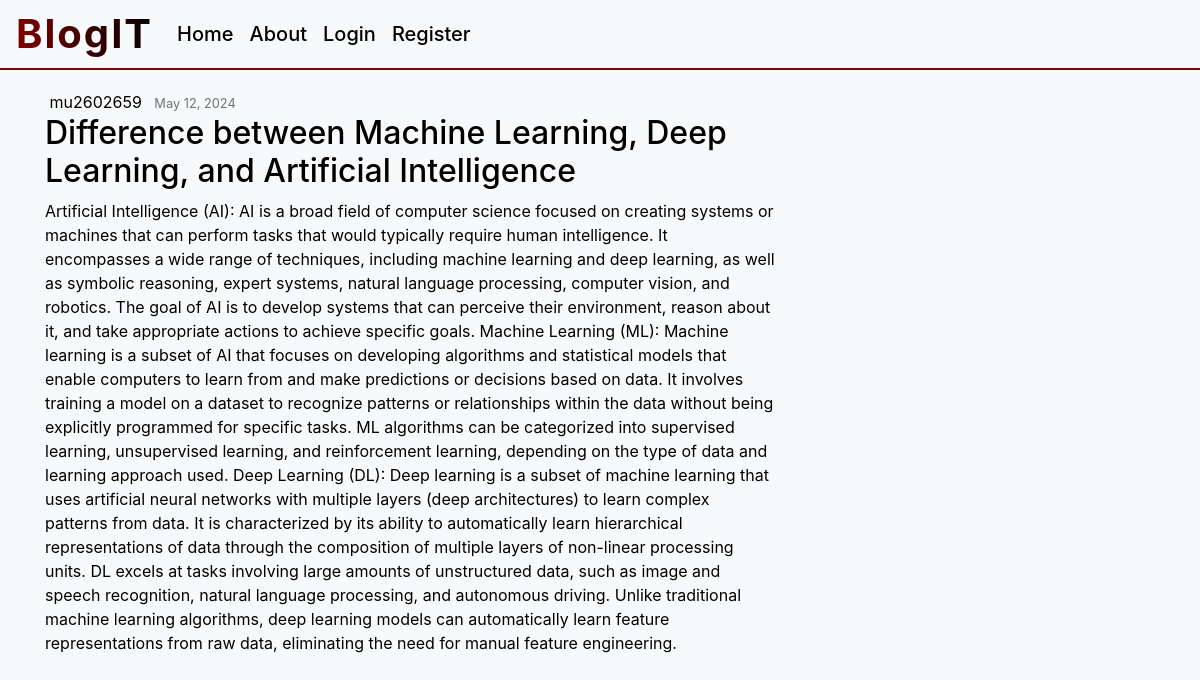
/detail/8/, run on the app's committed database.
### blog/models.py (models this page shows, shortened)
class Post(models.Model):
    title = models.CharField(max_length=100)
    content = models.TextField()
    date_posted = models.DateTimeField(default=timezone.now)
    author = models.ForeignKey(User, on_delete=models.CASCADE)

### blog/views.py (the view)
# urls.py: path("detail/<int:pk>/", views.post_detail, name="detail"),
def post_detail(request, pk):
    post = get_object_or_404(Post, pk=pk)
    context = {"post": post}
    return render(request, "blog/post_detail.html", context)

### blog/templates/blog/post_detail.html (shortened to what this page needs)
{% extends "blog/base.html" %}
{% load static %}
{% block content %}
<article class="media content-section">
    <div class="media-body">
        <div class="article-metadata">
            <a class="mr-2 custom-color" href="#">{{ post.author }}</a>
            <small class="text-muted custom-color">{{ post.date_posted | date:"F d, Y" }}</small>
        </div>
        <h2><a class="article-title custom-color" href="">{{ post.title }}</a></h2>
        <p class="article-content custom-color">{{ post.content }}</p>
    </div>
</article>
{% endblock %}

### blog/templates/blog/base.html (style rules this page uses)
body { background-color: #f8f9fa; }

### blog/templates/blog/post_detail.html (style rules this page uses)
.custom-color { color: black; transition: color 0.3s; }

### data on the page
Post: author "mu2602659", date_posted "May 12, 2024", title "Difference between Machine Learning, Deep Learning, and Artificial Intelligence", content "Artificial Intelligence (AI): AI is a broad field of computer science focused on creating systems or machines that can perform tasks that would typically require human intelligence. It encompasses a wide range of techniques, including machine learning and deep learning, as well as symbolic reasoning, expert systems, natural language processing, computer vision, and robotics. The goal of AI is to develop systems that can perceive their environment, reason about it, and take appropriate actions to achieve specific goals. Machine Learning (ML): Machine learning is a subset of AI that focuses on developing algorithms and statistical models that enable computers to learn from and make…"
